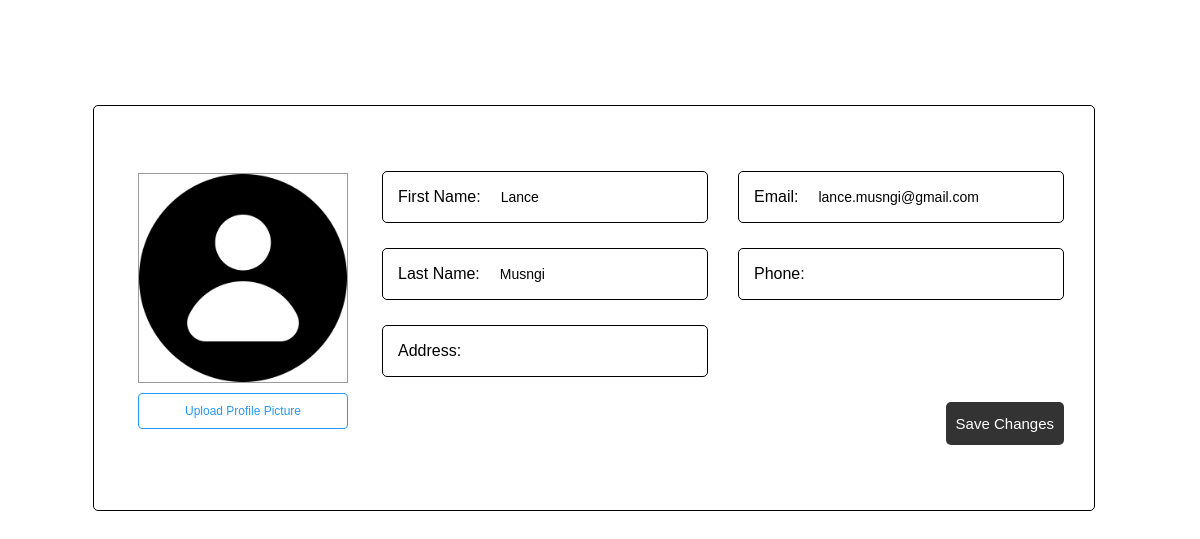
The page /edituser2.php?UserID=12 on the database its author committed.
### tables this page shows
CREATE TABLE `users` (
  `UserID` int(11) NOT NULL,
  `FName` varchar(50) NOT NULL,
  `LName` varchar(50) NOT NULL,
  `username` varchar(50) NOT NULL,
  `password` varchar(100) NOT NULL,
  `email` varchar(50) NOT NULL,
  `phone` varchar(15) DEFAULT NULL,
  `address` varchar(200) DEFAULT NULL,
  `attempt` int(11) NOT NULL,
  `block` int(11) NOT NULL,
  `admin` int(1) NOT NULL,
  `profile` varchar(200) NOT NULL,
  `verification` varchar(10) NOT NULL,
  `verification_code` varchar(10) NOT NULL
);

### edituser2.php (the view, shortened to what this page needs)
<!DOCTYPE html>
<html>
<head>
    <link rel="stylesheet" href="css/stylemain.css">
    <link rel="stylesheet" href="css/header.css">
</head>
<?php
include("connect.php");
$UserID = $_GET['UserID'];
$queryUser = mysqli_query($con, "SELECT * FROM users WHERE UserID = $UserID");
$rowUser = mysqli_fetch_assoc($queryUser);
$location = $rowUser["profile"];
$FName  = $rowUser["FName"];
$LName = $rowUser["LName"];
$address = $rowUser["address"];
$email = $rowUser["email"];
$phone = $rowUser["phone"];
?>
<body>
    <section>
        <div class="wrapper" id="w1">
            <form action="" method="post" enctype="multipart/form-data">
                <div class="wedit">
                    <div class="weditimg">
                        <?php
                        echo "<img id='profileImage' src='$location' alt='Profile Picture'>";
                        ?>
                        <label class="btn-upload-img">
                            Upload Profile Picture <input type="file" id="img" name="img" accept="image/*">
                        </label>
                    </div>
                    <div class="weform">
                        <div class="inweform">
                            <div class="weitem">
                                <div class="border">
                                    <p>First Name:</p>
                                </div>
                                <?php
                                echo "<input type='text' name='first_name' value='$FName'>";
                                ?>
                            </div>
                            <div class="weitem">
                                <div class="border">
                                    <p>Last Name:</p>
                                </div>
                                <?php
                                echo "<input type='text' name='last_name' value='$LName'>";
                                ?>
                            </div>
                            <div class="weitem">
                                <div class="border">
                                    <p>Address:</p>
                                </div>
                                <?php
                                echo "<input type='text' name='address' value='$address'>";
                                ?>
                            </div>
                        </div>
                        <div class="inweform">
                            <div class="weitem">
                                <div class="border">
                                    <p>Email:</p>
                                </div>
                                <?php
                                echo "<input type='text' name='email' id='emailInput' value='$email' style='text-transform: none;' pattern='.*\.com' title='Please enter a valid email address'>";
                                ?>
                            </div>
                            <div class="weitem">
                                <div class="border">
                                    <p>Phone:</p>
                                </div>
                                <?php
                                echo "<input type='tel' name='phone' value='$phone' pattern='^(\d{11}|\d{12}|\d{13})?$' title='Enter 11 or 13 digits'>";
                                ?>
                            </div>
                            <label class="btn-save">
                                <div class="btnsave">
                                    Save Changes <input formaction="aupdateuser2.php" type="submit" name="submit">
                                </div>
                            </label>
                        </div>
                    </div>
                </div>
            </form>
        </div>
    </section>
</body>
</html>

### css/stylemain.css (style rules this page uses)
:root { --fontcolor: rgba(255, 255, 255, 1); }
* { font-family: Arial, Helvetica, sans-serif; scroll-behavior: smooth; transition: all 0.2s ease-in-out; max-width: 99vw; z-index: 0; padding: 0px; margin: 0px; box-sizing: inherit; }
.wedit { display: flex; border: 1px solid #000000; height: 344px; margin-top: 50px; align-items: center; border-radius: 5px; padding: 30px; gap: 20px; }
.weditimg { width: 238px; height: 272px; display: flex; flex-direction: column; align-items: center; justify-content: center; gap: 10px; }
.weditimg img { object-fit: cover; width: 208px; height: 208px; border: 1px solid rgba(0, 0, 0, 0.4); }
.weditimg label { margin: 0 auto 15px; padding: 10px 0; border: 1px solid #2699fb; font-size: 12px; }
.weitem { display: flex; border: 1px solid black; border-radius: 5px; height: 50px; align-items: center; width: 324px; }
.weform { display: flex; gap: 30px; text-transform: capitalize; }
.btn-upload-img { width: 208px; color: #2699fb; border-radius: 4px; text-align: center; cursor: pointer; }
.inweform { display: flex; flex-direction: column; gap: 25px; }
.btn-save { margin-left: auto; color: #2699fb; border-radius: 4px; text-align: center; cursor: pointer; }
.btnsave { padding: 13px 10px; background-color: #333; color: #fff; border-radius: 5px; font-size: 15px; }
.weitem input { all: unset; padding: 10px 15px 10px 10px; outline: none; font-size: 14px; }
.border { padding: 10px 10px 10px 15px; }
.wrapper { position: relative; top: 55px; padding-bottom: 90px; }
#w1 { display: flex; flex-direction: column; align-items: center; }

### rows shown on the page
users: profile (picture), first_name "Lance", last_name "Musngi", email "lance.musngi@gmail.com"
